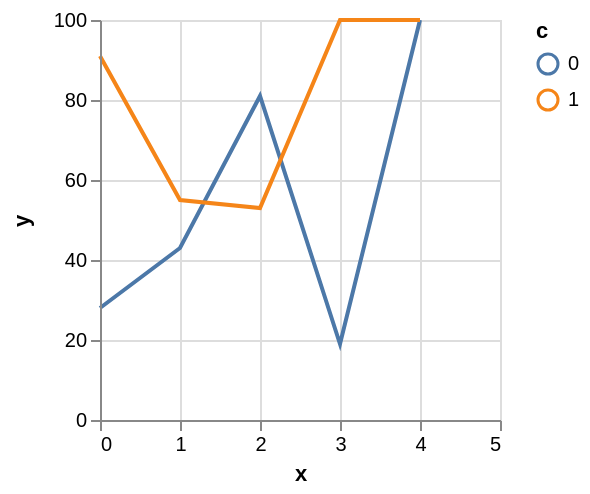

Specify this chart in Vega-Lite:
### Vega specification from a JSON file in a GitHub repository (floating-point values rounded to 4 significant figures)
{"$schema": "https://vega.github.io/schema/vega/v3.json", "autosize": "pad", "padding": 5, "width": 200, "height": 200, "style": "cell", "data": [{"name": "source_0", "values": [{"x": 0, "y": 28, "c": 0}, {"x": 0, "y": 91, "c": 1}, {"x": 1, "y": 43, "c": 0}, {"x": 1, "y": 55, "c": 1}, {"x": 2, "y": 81, "c": 0}, {"x": 2, "y": 53, "c": 1}, {"x": 3, "y": 19, "c": 0}]}, {"name": "data_0", "source": "source_0", "transform": [{"type": "formula", "expr": "toNumber(datum[\"x\"])", "as": "x"}, {"type": "impute", "field": "y", "key": "x", "keyvals": [4], "method": "value", "groupby": ["c"], "value": null}, {"type": "formula", "expr": "datum.y === null ? 100 : datum.y", "as": "y"}]}], "marks": [{"name": "pathgroup", "type": "group", "from": {"facet": {"name": "faceted_path_main", "data": "data_0", "groupby": ["c"]}}, "encode": {"update": {"width": {"field": {"group": "width"}}, "height": {"field": {"group": "height"}}}}, "marks": [{"name": "marks", "type": "line", "style": ["line"], "sort": {"field": "datum[\"x\"]", "order": "descending"}, "from": {"data": "faceted_path_main"}, "encode": {"update": {"stroke": {"scale": "color", "field": "c"}, "x": {"scale": "x", "field": "x"}, "y": {"scale": "y", "field": "y"}, "defined": {"signal": "datum[\"x\"] !== null && !isNaN(datum[\"x\"]) && datum[\"y\"] !== null && !isNaN(datum[\"y\"])"}}}}]}], "scales": [{"name": "x", "type": "linear", "domain": {"data": "data_0", "field": "x"}, "range": [0, {"signal": "width"}], "nice": 1, "zero": false}, {"name": "y", "type": "linear", "domain": {"data": "data_0", "field": "y"}, "range": [{"signal": "height"}, 0], "nice": true, "zero": true}, {"name": "color", "type": "ordinal", "domain": {"data": "data_0", "field": "c", "sort": true}, "range": "category"}], "axes": [{"scale": "x", "orient": "bottom", "grid": false, "title": "x", "labelFlush": true, "labelOverlap": true, "tickCount": {"signal": "ceil(width/40)"}, "zindex": 1}, {"scale": "x", "orient": "bottom", "grid": true, "tickCount": {"signal": "ceil(width/40)"}, "gridScale": "y", "domain": false, "labels": false, "maxExtent": 0, "minExtent": 0, "ticks": false, "zindex": 0}, {"scale": "y", "orient": "left", "grid": false, "title": "y", "labelOverlap": true, "tickCount": {"signal": "ceil(height/40)"}, "zindex": 1}, {"scale": "y", "orient": "left", "grid": true, "tickCount": {"signal": "ceil(height/40)"}, "gridScale": "x", "domain": false, "labels": false, "maxExtent": 0, "minExtent": 0, "ticks": false, "zindex": 0}], "legends": [{"stroke": "color", "title": "c"}], "config": {"axisY": {"minExtent": 30}}}
